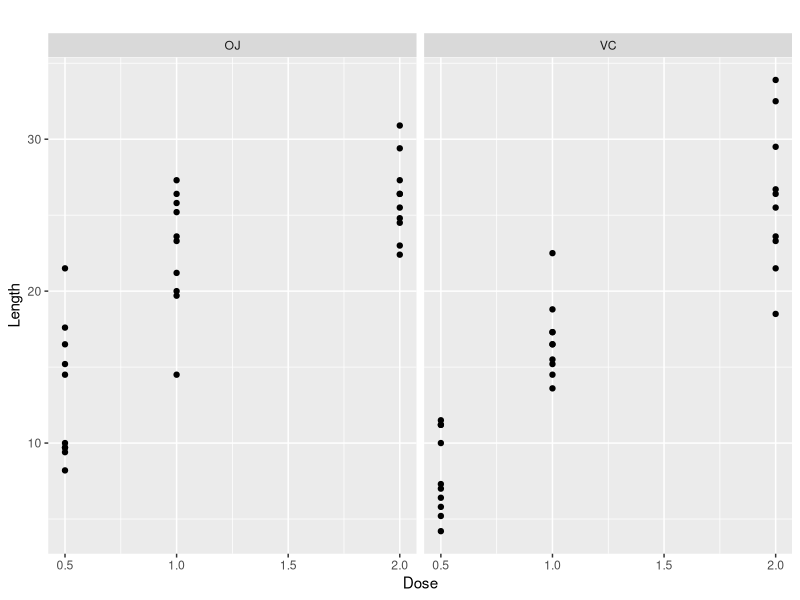

Recreate this plot in R. (Note: this script raises an error after producing the figure.)
## ---- chunk 1
#set working directory
setwd("~/CourseraRClass/StatInf")

#reference necessary libs
library(ggplot2)
## ---- chunk 2
data("ToothGrowth")
## ---- chunk 3
head(ToothGrowth)
str(ToothGrowth)
with(ToothGrowth,table(supp,dose))
qplot(dose,len,data=ToothGrowth, xlab="Dose", ylab="Length", main="", facets=.~supp)
## ---- chunk 4
doselist <- unique(ToothGrowth$dose)
for (i in doselist) {
    print(paste("T-Test for Dose Level", i))
    print(t.test(len~supp,data = ToothGrowth, alternative= c("two.sided"), mu=0,
         paired=FALSE, var.equal=FALSE, conf.level= .95, subset=ToothGrowth$dose==i))
}
